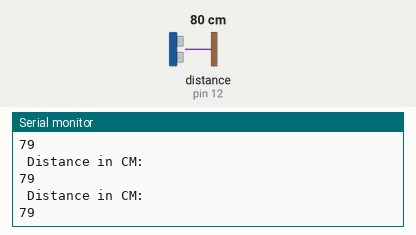
This sketch was run on a simulated Arduino Uno, built with avr-gcc and run on an emulated ATmega328P. Shown: the last lines printed to the serial monitor. Wiring (inferred from the names in the program): ultrasonic range finder: trigger pin 11; echo pin 12. The test bench sets the inputs (shaded band); at power-on: distance to the obstacle (sensor on pin 12) 80 cm. The echo pulse lasts 58.3 µs per cm.

Above: at 1.3 s.
1.4 s: distance to the obstacle (sensor on pin 12) set to 2 cm
At 1.84 s:
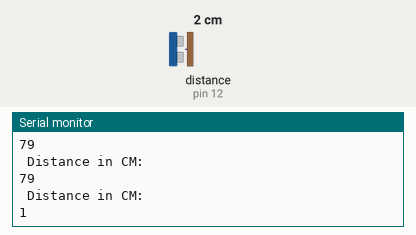
2.9 s: distance to the obstacle (sensor on pin 12) set to 4 cm
At 3.34 s:
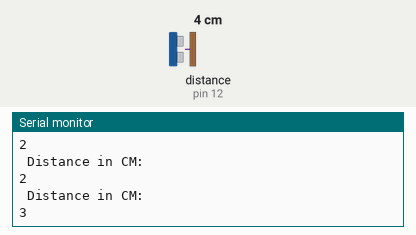
Timing chart, 0 to 5.9 s (numbered marks = the images above; inputs shaded):
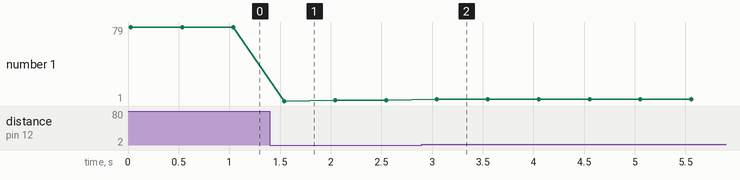

The sketch:

code001.ino
```cpp
/*This code explains the function of Distance sensor*/
#define trigPin 11
#define echoPin 12

void setup() {
  Serial.begin (9600);
  pinMode(trigPin, OUTPUT);
  pinMode(echoPin, INPUT);
}

void loop() {
  int timetaken, dist;
  digitalWrite(trigPin, HIGH);
  delayMicroseconds(1000);
  digitalWrite(trigPin, LOW);
  timetaken = pulseIn(echoPin, HIGH);
  dist = (timetaken / 2) * 0.034049 ;
  if (dist >= 300 || dist <= 0) {
    Serial.print("Out Of Range");
  }
  else {

    Serial.println("\n Distance in CM: ");

    Serial.print( dist);

  }
  delay(500);
}
```

Measured:
- after the input at 1.4 s, the serial monitor: prints a new line after 0.14 s (image 1)
- after the input at 2.9 s, the serial monitor: prints a new line after 0.15 s (image 2)
- plotted number 1: 79 → 2 after the input at 1.4 s, 2 → 3 after the input at 2.9 s
